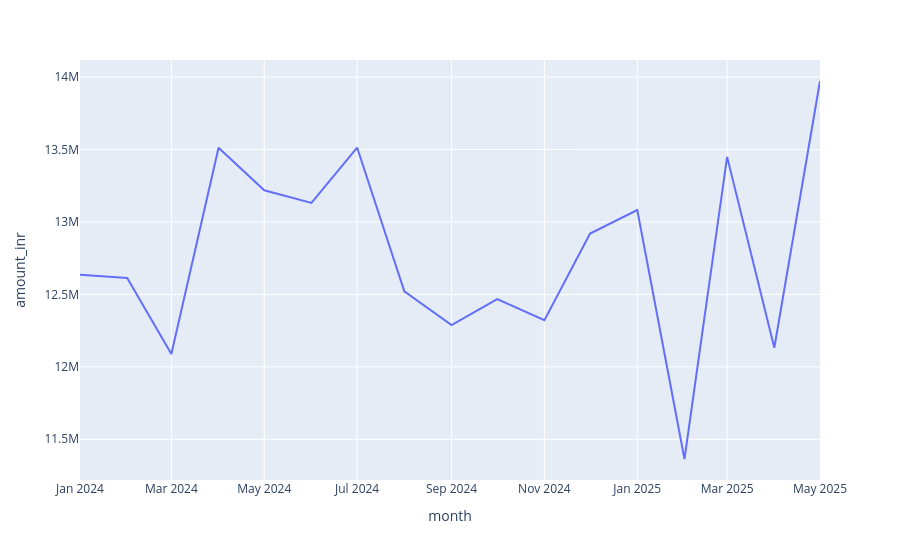

Notebook code cell kept with this figure:
### Code cell
fig = px.line(
    nav_merged,
    x="date",
    y="nav",
    color="scheme_name",
    title="Daily NAV Trend of Mutual Fund Schemes (2022–2026)",
    labels={
        "date": "Date",
        "nav": "NAV",
        "scheme_name": "Scheme"
    }
)
fig = px.line(
    monthly_sip,
    x="month",
    y="amount_inr"
)
fig.show()

### Figure 1 — Plotly figure (JSON) as saved in the notebook; plotly's stock layout.template omitted (floating-point values rounded to 4 significant figures)
{"data": [{"hovertemplate": "month=%{x}<br>amount_inr=%{y}<extra></extra>", "legendgroup": "", "line": {"color": "#636efa", "dash": "solid"}, "marker": {"symbol": "circle"}, "mode": "lines", "name": "", "orientation": "v", "showlegend": false, "type": "scatter", "x": ["2024-01", "2024-02", "2024-03", "2024-04", "2024-05", "2024-06", "2024-07", "2024-08", "2024-09", "2024-10", "2024-11", "2024-12", "2025-01", "2025-02", "2025-03", "2025-04", "2025-05"], "xaxis": "x", "y": [12635349, 12613376, 12088413, 13512385, 13218606, 13131150, 13513884, 12521433, 12288778, 12467875, 12321673, 12920130, 13082145, 11363922, 13449360, 12132001, 13973011], "yaxis": "y"}], "layout": {"legend": {"tracegroupgap": 0}, "margin": {"t": 60}, "xaxis": {"anchor": "y", "domain": [0, 1], "title": {"text": "month"}}, "yaxis": {"anchor": "x", "domain": [0, 1], "title": {"text": "amount_inr"}}}}
